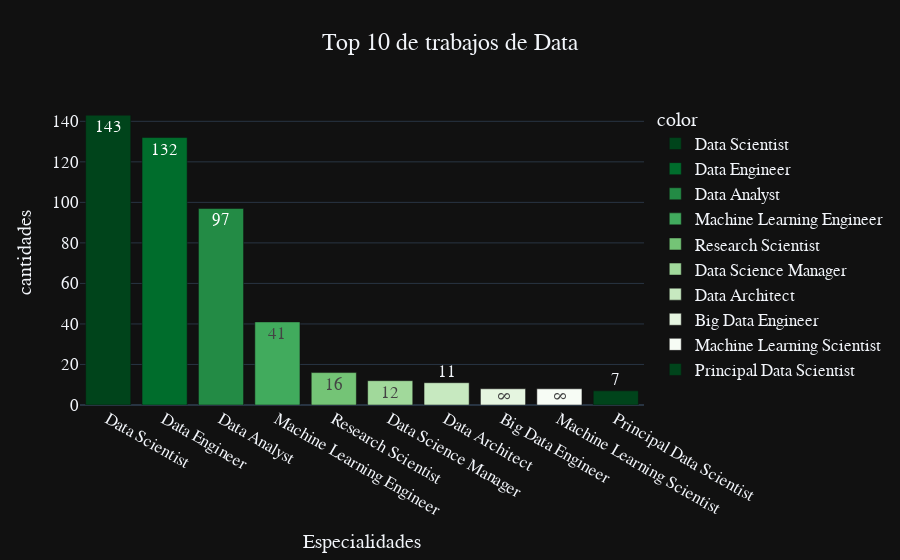

The notebook cell saved with this chart:
### Markdown cell above
### Especialidades de trabajo

### Code cell
top10_job_title = df['job_title'].value_counts()[:10]

fig = px.bar(y=top10_job_title.values, 
             x=top10_job_title.index, 
             color = top10_job_title.index,
             color_discrete_sequence=px.colors.sequential.Greens_r,
             text=top10_job_title.values,
             title= 'Top 10 de trabajos de Data',
             template= 'plotly_dark')
fig.update_layout(
    xaxis_title="Especialidades",
    yaxis_title="cantidades",
    font = dict(size=17,family="Franklin Gothic"), title_x=0.5)
fig.show()

### Figure 1 — Plotly figure (JSON) as saved in the notebook; plotly's stock layout.template omitted (floating-point values rounded to 4 significant figures)
{"data": [{"alignmentgroup": "True", "hovertemplate": "color=Data Scientist<br>x=%{x}<br>y=%{y}<br>text=%{text}<extra></extra>", "legendgroup": "Data Scientist", "marker": {"color": "rgb(0,68,27)", "pattern": {"shape": ""}}, "name": "Data Scientist", "offsetgroup": "Data Scientist", "orientation": "v", "showlegend": true, "text": [143], "textposition": "auto", "type": "bar", "x": ["Data Scientist"], "xaxis": "x", "y": [143], "yaxis": "y"}, {"alignmentgroup": "True", "hovertemplate": "color=Data Engineer<br>x=%{x}<br>y=%{y}<br>text=%{text}<extra></extra>", "legendgroup": "Data Engineer", "marker": {"color": "rgb(0,109,44)", "pattern": {"shape": ""}}, "name": "Data Engineer", "offsetgroup": "Data Engineer", "orientation": "v", "showlegend": true, "text": [132], "textposition": "auto", "type": "bar", "x": ["Data Engineer"], "xaxis": "x", "y": [132], "yaxis": "y"}, {"alignmentgroup": "True", "hovertemplate": "color=Data Analyst<br>x=%{x}<br>y=%{y}<br>text=%{text}<extra></extra>", "legendgroup": "Data Analyst", "marker": {"color": "rgb(35,139,69)", "pattern": {"shape": ""}}, "name": "Data Analyst", "offsetgroup": "Data Analyst", "orientation": "v", "showlegend": true, "text": [97], "textposition": "auto", "type": "bar", "x": ["Data Analyst"], "xaxis": "x", "y": [97], "yaxis": "y"}, {"alignmentgroup": "True", "hovertemplate": "color=Machine Learning Engineer<br>x=%{x}<br>y=%{y}<br>text=%{text}<extra></extra>", "legendgroup": "Machine Learning Engineer", "marker": {"color": "rgb(65,171,93)", "pattern": {"shape": ""}}, "name": "Machine Learning Engineer", "offsetgroup": "Machine Learning Engineer", "orientation": "v", "showlegend": true, "text": [41], "textposition": "auto", "type": "bar", "x": ["Machine Learning Engineer"], "xaxis": "x", "y": [41], "yaxis": "y"}, {"alignmentgroup": "True", "hovertemplate": "color=Research Scientist<br>x=%{x}<br>y=%{y}<br>text=%{text}<extra></extra>", "legendgroup": "Research Scientist", "marker": {"color": "rgb(116,196,118)", "pattern": {"shape": ""}}, "name": "Research Scientist", "offsetgroup": "Research Scientist", "orientation": "v", "showlegend": true, "text": [16], "textposition": "auto", "type": "bar", "x": ["Research Scientist"], "xaxis": "x", "y": [16], "yaxis": "y"}, {"alignmentgroup": "True", "hovertemplate": "color=Data Science Manager<br>x=%{x}<br>y=%{y}<br>text=%{text}<extra></extra>", "legendgroup": "Data Science Manager", "marker": {"color": "rgb(161,217,155)", "pattern": {"shape": ""}}, "name": "Data Science Manager", "offsetgroup": "Data Science Manager", "orientation": "v", "showlegend": true, "text": [12], "textposition": "auto", "type": "bar", "x": ["Data Science Manager"], "xaxis": "x", "y": [12], "yaxis": "y"}, {"alignmentgroup": "True", "hovertemplate": "color=Data Architect<br>x=%{x}<br>y=%{y}<br>text=%{text}<extra></extra>", "legendgroup": "Data Architect", "marker": {"color": "rgb(199,233,192)", "pattern": {"shape": ""}}, "name": "Data Architect", "offsetgroup": "Data Architect", "orientation": "v", "showlegend": true, "text": [11], "textposition": "auto", "type": "bar", "x": ["Data Architect"], "xaxis": "x", "y": [11], "yaxis": "y"}, {"alignmentgroup": "True", "hovertemplate": "color=Big Data Engineer<br>x=%{x}<br>y=%{y}<br>text=%{text}<extra></extra>", "legendgroup": "Big Data Engineer", "marker": {"color": "rgb(229,245,224)", "pattern": {"shape": ""}}, "name": "Big Data Engineer", "offsetgroup": "Big Data Engineer", "orientation": "v", "showlegend": true, "text": [8], "textposition": "auto", "type": "bar", "x": ["Big Data Engineer"], "xaxis": "x", "y": [8], "yaxis": "y"}, {"alignmentgroup": "True", "hovertemplate": "color=Machine Learning Scientist<br>x=%{x}<br>y=%{y}<br>text=%{text}<extra></extra>", "legendgroup": "Machine Learning Scientist", "marker": {"color": "rgb(247,252,245)", "pattern": {"shape": ""}}, "name": "Machine Learning Scientist", "offsetgroup": "Machine Learning Scientist", "orientation": "v", "showlegend": true, "text": [8], "textposition": "auto", "type": "bar", "x": ["Machine Learning Scientist"], "xaxis": "x", "y": [8], "yaxis": "y"}, {"alignmentgroup": "True", "hovertemplate": "color=Principal Data Scientist<br>x=%{x}<br>y=%{y}<br>text=%{text}<extra></extra>", "legendgroup": "Principal Data Scientist", "marker": {"color": "rgb(0,68,27)", "pattern": {"shape": ""}}, "name": "Principal Data Scientist", "offsetgroup": "Principal Data Scientist", "orientation": "v", "showlegend": true, "text": [7], "textposition": "auto", "type": "bar", "x": ["Principal Data Scientist"], "xaxis": "x", "y": [7], "yaxis": "y"}], "layout": {"autosize": true, "barmode": "relative", "font": {"family": "Franklin Gothic", "size": 17}, "legend": {"title": {"text": "color"}, "tracegroupgap": 0}, "title": {"text": "Top 10 de trabajos de Data", "x": 0.5}, "xaxis": {"anchor": "y", "autorange": true, "domain": [0, 1], "range": [-0.5, 9.5], "title": {"text": "Especialidades"}, "type": "category"}, "yaxis": {"anchor": "x", "autorange": true, "domain": [0, 1], "range": [0, 150.5], "title": {"text": "cantidades"}, "type": "linear"}}}
